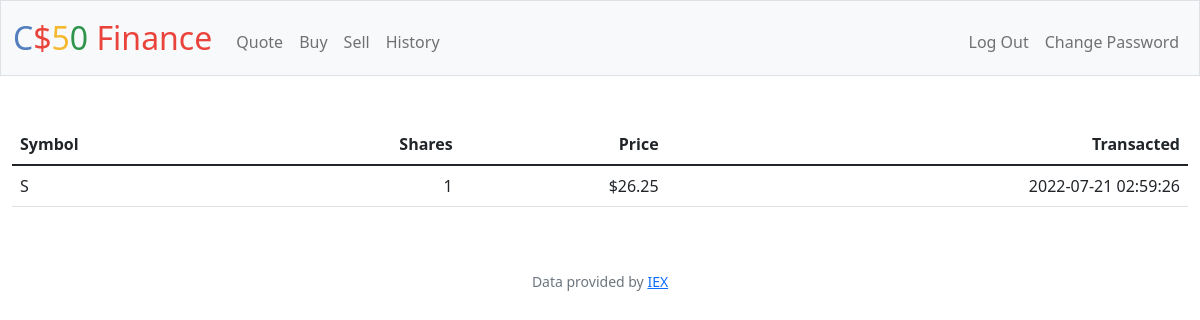
The app's page /history (signed in) with its own data.
### tables this page shows
CREATE TABLE 'transaction' ('id' INTEGER NOT NULL, 'user_id' INTEGER, 'symbol' TEXT, 'shares' INTEGER, 'price' REAL, 'date' DATETIME,'stock_name' TEXT, PRIMARY KEY ("id") );

### app.py (the view)
@app.route("/history")
@login_required
def history():
    if request.method=="GET":
        data=db.execute("SELECT symbol,shares,price,date FROM 'transaction' WHERE user_id==?", session.get("user_id"))
        return render_template("history.html",data=data)
    return apology("TODO")

### app.py (called while the page is built)
@app.after_request
def after_request(response):
    response.headers["Cache-Control"] = "no-cache, no-store, must-revalidate"
    response.headers["Expires"] = 0
    response.headers["Pragma"] = "no-cache"
    return response

### helpers.py (called while the page is built)
def login_required(f):
    @wraps(f)
    def decorated_function(*args, **kwargs):
        if session.get("user_id") is None:
            return redirect("/login")
        return f(*args, **kwargs)
    return decorated_function

def usd(value):
    return f"${value:,.2f}"

### templates/history.html (shortened to what this page needs)
{% extends "layout.html" %}
{% block main %}
<table class="table">
    <thead>
        <tr>
            <th class="text-start">Symbol</th>
            <th class="text-end">Shares</th>
            <th class="text-end">Price</th>
            <th class="text-end">Transacted</th>
        </tr>
    </thead>
    <tbody>
        {% for x in data %}
        <tr>
            <td class="text-start">{{x["symbol"]}}</td>
            <td class="text-end">{{x["shares"]}}</td>
            <td class="text-end">{{x["price"]| usd}}</td>
            <td class="text-end">{{x["date"]}}</td>
        </tr>
        {% endfor %}
    </tbody>
</table>
{% endblock %}

### records on screen
transaction: symbol "S", shares "1", price "$26.25", date "2022-07-21 02:59:26"
